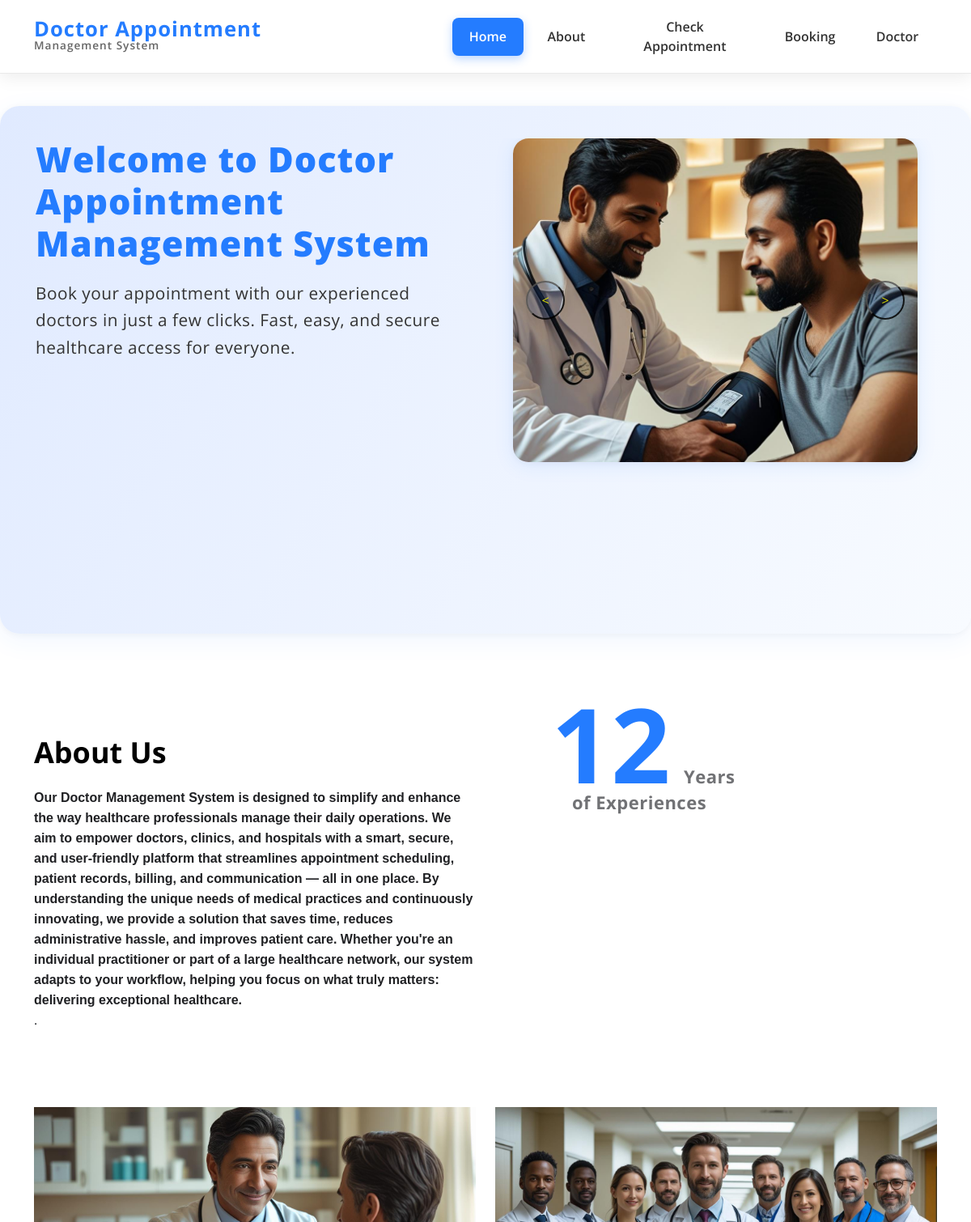
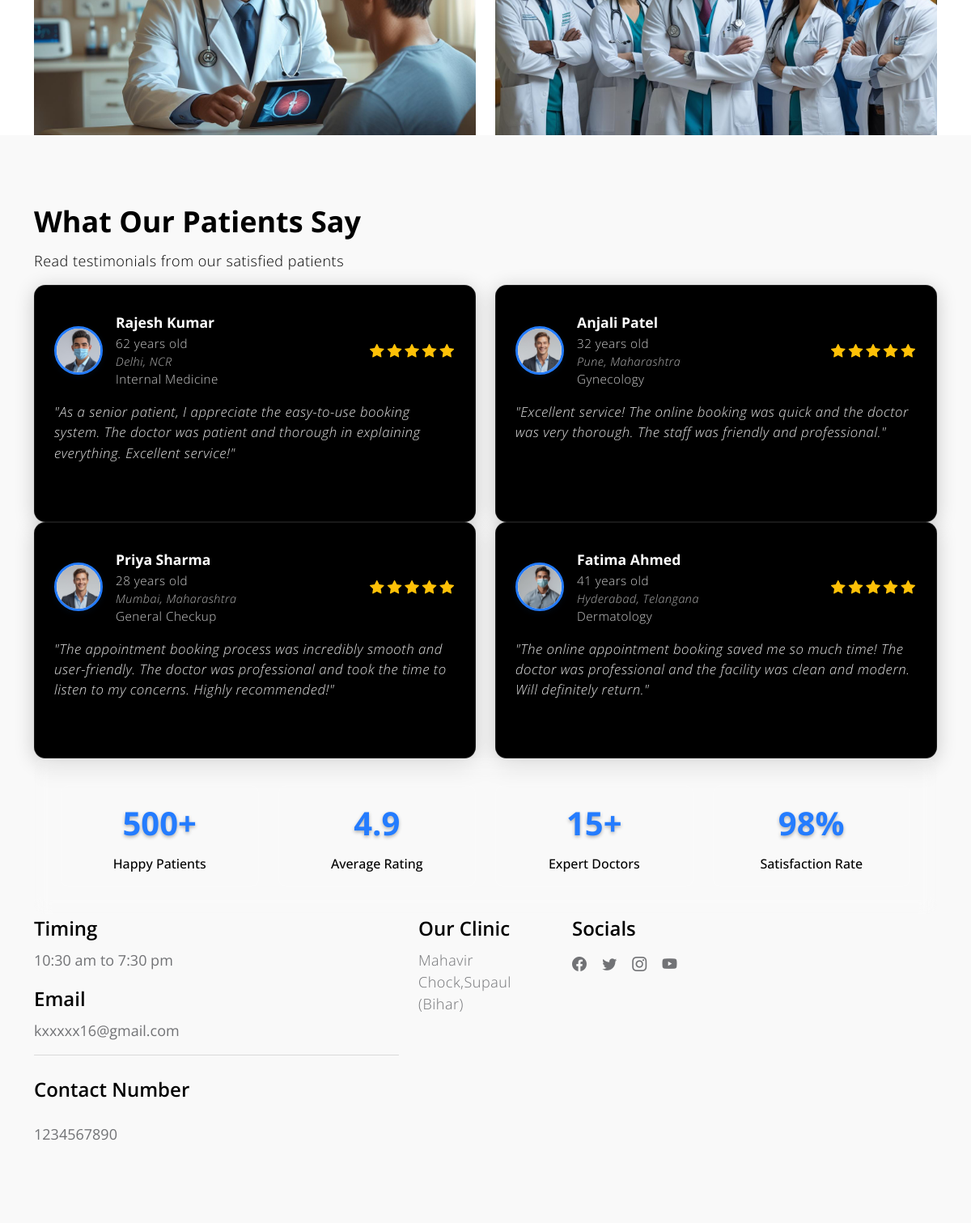
Screenshot of /dams/index.php with the database file from the repository (2 pictures, top to bottom).
### tables this page shows
CREATE TABLE `tblpage` (
  `ID` int(10) NOT NULL,
  `PageType` varchar(200) DEFAULT NULL,
  `PageTitle` mediumtext DEFAULT NULL,
  `PageDescription` mediumtext DEFAULT NULL,
  `Email` varchar(200) DEFAULT NULL,
  `MobileNumber` bigint(10) DEFAULT NULL,
  `UpdationDate` date DEFAULT NULL,
  `Timing` varchar(200) NOT NULL
);

### dams/index.php (the view, shortened to what this page needs)
<?php
include('doctor/includes/dbconnection.php');
?>
<!doctype html>
<html lang="en">
    <head>
        <link href="css/bootstrap.min.css" rel="stylesheet">
        <link href="css/bootstrap-icons.css" rel="stylesheet">
        <link href="css/owl.carousel.min.css" rel="stylesheet">
        <link href="css/owl.theme.default.min.css" rel="stylesheet">
        <link href="css/templatemo-medic-care.css" rel="stylesheet">
    </head>
    <body id="top">
        <main>
            <?php include_once('includes/header.php');?>
            <section class="hero user-hero-section d-flex align-items-center justify-content-center" id="hero" style="min-height: 80vh; background: linear-gradient(120deg, #e0eaff 0%, #f8fbff 100%); position: relative;">
                <div class="container position-relative" style="z-index: 2;">
                    <div class="row align-items-center justify-content-center">
                        <div class="col-lg-6 col-md-12 text-lg-start text-center mb-4 mb-lg-0">
                            <h1 class="display-4 fw-bold mb-4" style="color: var(--primary-color); letter-spacing: 1px; line-height: 1.2;">Welcome to Doctor Appointment Management System</h1>
                            <p class="lead mb-5" style="color: #333; font-size: 1.3rem; line-height: 1.6;">Book your appointment with our experienced doctors in just a few clicks. Fast, easy, and secure healthcare access for everyone.</p>
                        </div>
                        <div class="col-lg-6 col-md-10 mx-auto d-flex justify-content-lg-end justify-content-center">
                            <div id="homeSlider" class="carousel slide mb-4 w-100" data-bs-ride="carousel" data-bs-interval="3000" style="max-width: 500px; margin:auto;">
                                <div class="carousel-inner rounded-4 shadow" style="height:400px;">
                                    <div class="carousel-item active">
                                        <img src="images/slider/doctor-s-hand-holding-stethoscope-closeup.jpg" class="d-block w-100 h-100" style="width:100%;height:400px;object-fit:cover;" alt="Doctor holding stethoscope">
                                    </div>
                                </div>
                                <button class="carousel-control-prev" type="button" data-bs-target="#homeSlider" data-bs-slide="prev" style="filter: drop-shadow(0 2px 8px rgba(0,0,0,0.3));">
                                    <span class="visually-hidden" style="color: yellow;"><</span>
                                </button>
                                <button class="carousel-control-next" type="button" data-bs-target="#homeSlider" data-bs-slide="next" style="filter: drop-shadow(0 2px 8px rgba(0,0,0,0.3));">
                                    <span class="visually-hidden" style="color: yellow;">></span>
                                </button>
                            </div>
                        </div>
                    </div>
                </div>
            </section>
            <section class="section-padding" id="about">
                <div class="container">
                    <div class="row">
                        <div class="col-lg-6 col-md-6 col-12">
                            <?php
$sql="SELECT * from tblpage where PageType='aboutus'";
$query = $dbh -> prepare($sql);
$query->execute();
$results=$query->fetchAll(PDO::FETCH_OBJ);
$cnt=1;
if($query->rowCount() > 0)
{
foreach($results as $row)
{               ?>
                            <h2 class="mb-lg-3 mb-3"><?php  echo htmlentities($row->PageTitle);?></h2>
                            <p><?php  echo ($row->PageDescription);?>.</p>
                           <?php $cnt=$cnt+1;}} ?>
                        </div>
                        <div class="col-lg-4 col-md-5 col-12 mx-auto">
                            <div class="featured-circle bg-white shadow-lg d-flex justify-content-center align-items-center">
                                <p class="featured-text"><span class="featured-number">12</span> Years<br> of Experiences</p>
                            </div>
                        </div>
                    </div>
                </div>
            </section>
            <section class="gallery">
                <div class="container">
                    <div class="row">
                        <div class="col-lg-6 col-6 ps-0">
                            <img src="images/gallery/medium-shot-man-getting-vaccine.jpg" class="img-fluid galleryImage" alt="get a vaccine" title="get a vaccine for yourself">
                        </div>
                        <div class="col-lg-6 col-6 pe-0">
                            <img src="images/gallery/female-doctor-with-presenting-hand-gesture.jpg" class="img-fluid galleryImage" alt="wear a mask" title="wear a mask to protect yourself">
                        </div>
                    </div>
                </div>
            </section>
        </main>
        <?php include_once('includes/footer.php');?>
    </body>
</html>

### dams/includes/header.php (shortened to what this page needs)
<nav class="navbar navbar-expand-lg bg-light fixed-top shadow-lg user-navbar">
    <div class="container">
        <a class="navbar-brand" href="index.php">
            Doctor Appointment
            <strong class="d-block">Management System</strong>
        </a>
        <div class="collapse navbar-collapse" id="navbarNav">
            <ul class="navbar-nav ms-auto">
                <li class="nav-item active">
                    <a class="nav-link" href="index.php">Home</a>
                </li>
                <li class="nav-item">
                    <a class="nav-link" href="#about">About</a>
                </li>
                <li class="nav-item">
                    <a class="nav-link" href="check-appointment.php">Check Appointment</a>
                </li>
                <li class="nav-item">
                    <a class="nav-link" href="booking.php">Booking</a>
                </li>
                <li class="nav-item">
                    <a class="nav-link" href="doctor/login.php">Doctor</a>
                </li>
            </ul>
        </div>
    </div>
</nav>

### dams/includes/footer.php (shortened to what this page needs)
<footer class="site-footer section-padding" id="contact">
            <div class="container">
                <div class="row mb-5">
                    <div class="col-12">
                        <h2 class="text-center mb-lg-4 mb-3 text-white">What Our Patients Say</h2>
                        <p class="text-center text-light mb-5">Read testimonials from our satisfied patients</p>
                    </div>
                </div>
                <div class="row mb-5">
                    <?php
                    shuffle($reviews);
                    $displayReviews = array_slice($reviews, 0, 4);
                    foreach($displayReviews as $review) {
                        $imagePath = $review['image'];
                        $imageExists = file_exists($imagePath);
                    ?>
                    <div class="col-lg-6 col-md-6 col-12 mb-5">
                        <div class="review-card-footer">
                            <div class="review-header">
                                <div class="reviewer-info">
                                    <div class="reviewer-avatar">
                                        <?php if ($imageExists): ?>
                                            <img src="<?php echo $imagePath; ?>" alt="<?php echo $review['name']; ?>" class="img-fluid" onerror="this.style.display='none'; this.nextElementSibling.style.display='flex';">
                                        <?php endif; ?>
                                    </div>
                                    <div class="reviewer-details">
                                        <h5 class="reviewer-name text-white"><?php echo $review['name']; ?></h5>
                                        <p class="reviewer-age text-light"><?php echo $review['age']; ?> years old</p>
                                        <p class="reviewer-address text-light"><?php echo $review['address']; ?></p>
                                        <p class="reviewer-specialization text-light"><?php echo $review['specialization']; ?></p>
                                    </div>
                                </div>
                                <div class="review-rating">
                                    <?php for($i = 1; $i <= 5; $i++) { ?>
                                        <i class="bi bi-star-fill <?php echo $i <= $review['rating'] ? 'text-warning' : 'text-muted'; ?>"></i>
                                    <?php } ?>
                                </div>
                            </div>
                            <div class="review-content">
                                <p class="review-text text-light">"<?php echo $review['testimonial']; ?>"</p>
                            </div>
                        </div>
                    </div>
                    <?php } ?>
                </div>
                <div class="row mb-5">
                    <div class="col-12 text-center">
                        <div class="stats-section-footer">
                            <div class="row">
                                <div class="col-lg-3 col-md-6 col-12 mb-3">
                                    <div class="stat-item-footer">
                                        <div class="stat-number text-white">500+</div>
                                        <div class="stat-label text-light">Happy Patients</div>
                                    </div>
                                </div>
                                <div class="col-lg-3 col-md-6 col-12 mb-3">
                                    <div class="stat-item-footer">
                                        <div class="stat-number text-white">4.9</div>
                                        <div class="stat-label text-light">Average Rating</div>
                                    </div>
                                </div>
                                <div class="col-lg-3 col-md-6 col-12 mb-3">
                                    <div class="stat-item-footer">
                                        <div class="stat-number text-white">15+</div>
                                        <div class="stat-label text-light">Expert Doctors</div>
                                    </div>
                                </div>
                                <div class="col-lg-3 col-md-6 col-12 mb-3">
                                    <div class="stat-item-footer">
                                        <div class="stat-number text-white">98%</div>
                                        <div class="stat-label text-light">Satisfaction Rate</div>
                                    </div>
                                </div>
                            </div>
                        </div>
                    </div>
                </div>
                <div class="row">
                    <div class="col-lg-5 me-auto col-12">
                        <?php
$sql="SELECT * from tblpage where PageType='contactus'";
$query = $dbh -> prepare($sql);
$query->execute();
$results=$query->fetchAll(PDO::FETCH_OBJ);
$cnt=1;
if($query->rowCount() > 0)
{
foreach($results as $row)
{               ?>
                        <h5 class="mb-lg-4 mb-3">Timing</h5>
                        <ul class="list-group list-group-flush">
                            <li class="list-group-item d-flex">
                                <?php  echo ($row->Timing);?>
                            </li></ul>
                            <h5 class="mb-lg-4 mb-3">Email</h5>
                            <ul class="list-group list-group-flush">
                            <li class="list-group-item d-flex">
                                <?php  echo ($row->Email);?></li>
                                <br>
                                 <h5 class="mb-lg-4 mb-3">Contact Number</h5>
                            <li class="list-group-item d-flex">
                                <?php  echo ($row->MobileNumber);?></li>
                        </ul>
                    </div>
                    <div class="col-lg-2 col-md-6 col-12 my-4 my-lg-0">
                        <h5 class="mb-lg-4 mb-3">Our Clinic</h5>
                        <p><?php  echo ($row->PageDescription);?></p>
                    </div>
<?php $cnt=$cnt+1;}} ?>
                    <div class="col-lg-3 col-md-6 col-12 ms-auto">
                        <h5 class="mb-lg-4 mb-2">Socials</h5>
                        <ul class="social-icon">
                            <li><a href="#" class="social-icon-link bi-facebook"></a></li>
                            <li><a href="#" class="social-icon-link bi-twitter"></a></li>
                            <li><a href="#" class="social-icon-link bi-instagram"></a></li>
                            <li><a href="#" class="social-icon-link bi-youtube"></a></li>
                        </ul>
                    </div>
                </div>
        </footer>

### rows the page displays
tblpage: PageTitle "About Us", PageDescription "Our Doctor Management System is designed to simplify and enhance the way healthcare professionals manage their daily operations. We aim to empower doctors, clinics, and hospitals with a smart, secure, and user-friendly platform that streamlines appointment scheduling, patient records, billing, and communication — all in one place. By understanding the unique needs of medical practices and continuously innovating, we provide a solution that saves time, reduces administrative hassle, and improves patient care. Whether you're an individual practitioner or part of a large healthcare network, our system adapts to your workflow, helping you focus on what truly matters: delivering exceptional…"
tblpage: Timing "10:30 am to 7:30 pm", Email "kxxxxx16@gmail.com", MobileNumber "1234567890", PageDescription "Mahavir Chock,Supaul (Bihar)"

### other values shown
$review['name'] "Rajesh Kumar"
$review['age'] "62"
$review['address'] "Delhi, NCR"
$review['specialization'] "Internal Medicine"
$review['testimonial'] "As a senior patient, I appreciate the easy-to-use booking system. The doctor was patient and thorough in explaining everything. Excellent service!"
$review['name'] "Anjali Patel"
$review['age'] "32"
$review['address'] "Pune, Maharashtra"
$review['specialization'] "Gynecology"
$review['testimonial'] "Excellent service! The online booking was quick and the doctor was very thorough. The staff was friendly and professional."
$review['name'] "Priya Sharma"
$review['age'] "28"
$review['address'] "Mumbai, Maharashtra"
$review['specialization'] "General Checkup"
$review['testimonial'] "The appointment booking process was incredibly smooth and user-friendly. The doctor was professional and took the time to listen to my concerns. Highly recommended!"
